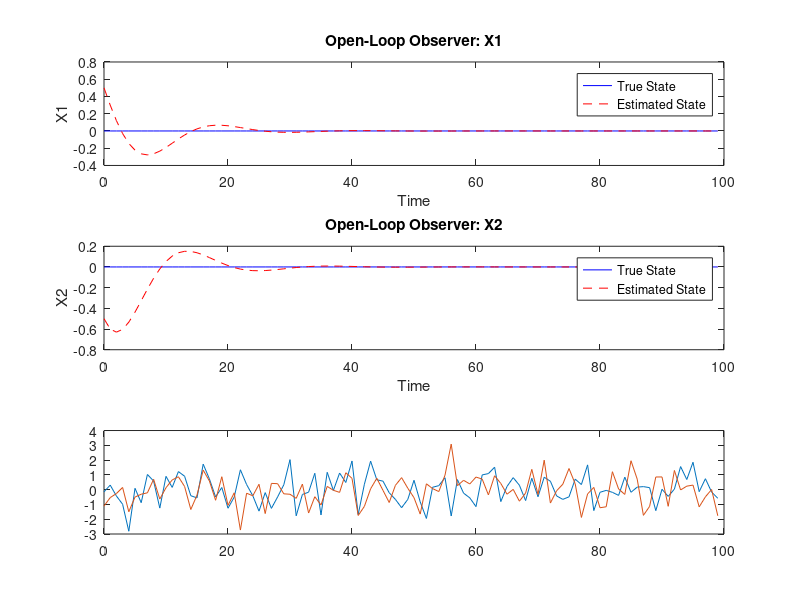

The MATLAB script that drew this image:
% System matrices
A = [0.8 0.2; -0.3 0.9];  % State matrix
C = [1 0; 0 1];           % Measurement matrix

% Initial conditions
x0 = [0.5; -0.5];  % Initial state estimate

% Generate input and measurement data
T = 100;   % Number of time steps
u = zeros(2, T);  % Input sequence (zero input)
y = zeros(2, T);  % Measurements
x_true = zeros(2, T);  % True state
x_estimate = zeros(2, T);  % Estimated state

% Initialize the state estimate
x_estimate(:, 1) = x0;

% Open-loop observer loop
for t = 1:T
    % Update the state estimate based on the system dynamics
    x_estimate(:, t+1) = A * x_estimate(:, t);
    
    % Generate measurement noise
    v = mvnrnd([0; 0], eye(2))';
    
    % Simulate measurement
    y(:, t) = C * x_true(:, t) + v;
    
    % Update the true state based on the system dynamics
    x_true(:, t+1) = A * x_true(:, t);
end

% Plot the true state and estimated state
t = 0:T-1;
figure;
subplot(3, 1, 1);
plot(t, x_true(1, 1:100), 'b-', t, x_estimate(1, 1:T), 'r--');
legend('True State', 'Estimated State');
xlabel('Time');
ylabel('X1');
title('Open-Loop Observer: X1');

subplot(3, 1, 2);
plot(t, x_true(2, 1:100), 'b-', t, x_estimate(2, 1:T), 'r--');
legend('True State', 'Estimated State');
xlabel('Time');
ylabel('X2');
title('Open-Loop Observer: X2');

subplot(3,1,3);
plot(t,y);
